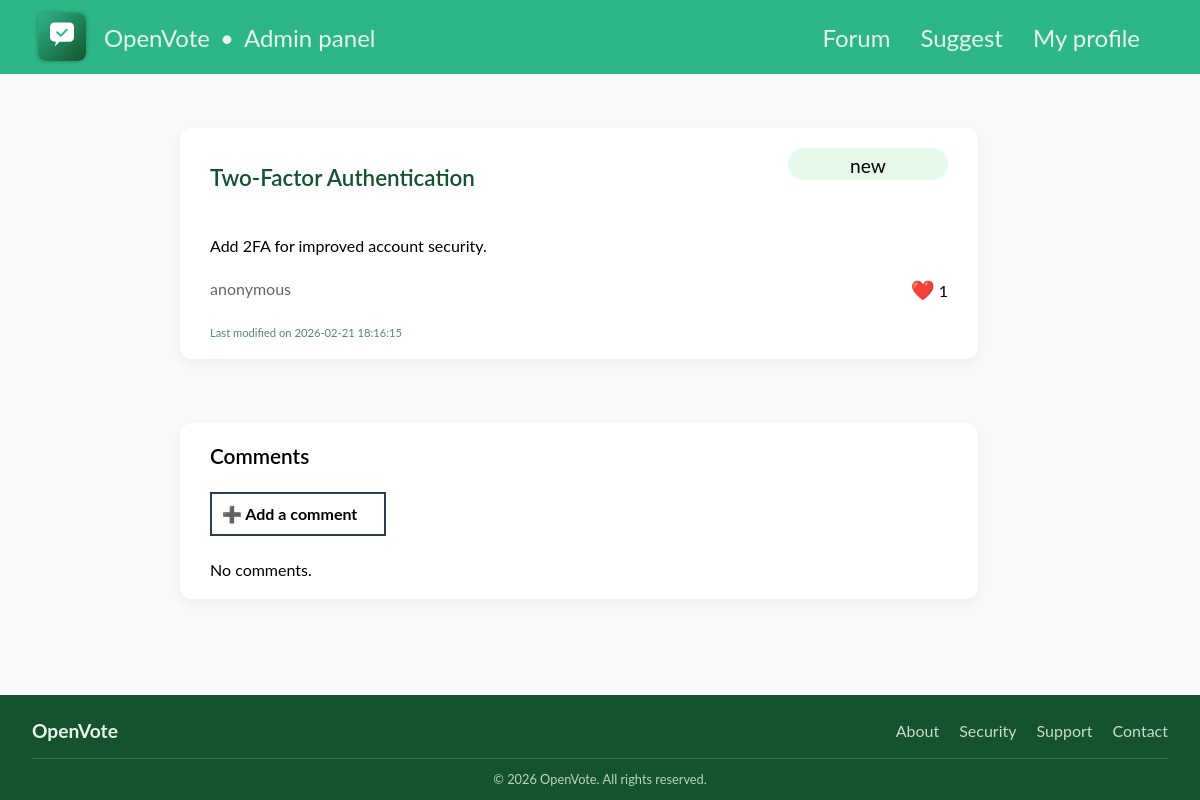
The page /index.php?route=suggestion&id=9 (signed in) on the database its author committed.
### tables this page shows
CREATE TABLE `suggestions` (
  `id` int(11) NOT NULL,
  `title` varchar(500) NOT NULL,
  `description` text NOT NULL,
  `created_at` timestamp NOT NULL DEFAULT current_timestamp(),
  `updated_at` timestamp NULL DEFAULT current_timestamp() ON UPDATE current_timestamp(),
  `status` enum('new','approved','in_progress','completed','rejected') NOT NULL
);

### src/Controllers/AbstractController.php (called while the page is built, shortened)
<?php
class AbstractController{
    public function render($view, $params){
        extract($params);
        require __DIR__ . '/../../views/frontend/pages/' . $view . '.view.php';
        require __DIR__ . '/../../views/frontend/layouts/main.view.php';
    }
}

### src/Controllers/SuggestionsController.php (called while the page is built, shortened)
<?php
class SuggestionsController extends AbstractController{
    public function showSuggestion(){
        $uId = @(int) ($_SESSION['userId'] ?? 0);
        $votedFor = $this->suggestionsRepository->getVotedFor($uId);
        $id = @(int) ($_GET['id']?? 1);
        $this->render('suggestion', [
            's' => $this->suggestionsRepository->getSuggestion($id),
            'comments' =>  $this->suggestionsRepository->getComments($id),
            'isLoggedIn' => $this->authService->isLoggedIn(),
            'votedFor' => $votedFor,
            'isAdmin' => $this->authService->isAdmin()
            ]);
    }
}

### src/Repository/SuggestionsRepository.php (called while the page is built, shortened)
<?php
class SuggestionsRepository{
    public function fromDBtoObjSuggestion(array $entry){
        return new Suggestion($entry['id'], $entry['title'],
        $entry['description'], $entry['created_at'], $entry['updated_at'], $entry['status'], ($entry['vote_count'] ?? 0), ($entry['author'] ?? 'anonymous'));
    }
    public function getSuggestion(int $id){
        $stmt = $this->pdo->prepare(
            'SELECT
                COUNT(v.id) AS vote_count,
                s.*,
                COALESCE(u.username, "anonymous") AS author
            FROM suggestions AS s
            LEFT JOIN votes AS v
                ON s.id = v.suggestion_id
            LEFT JOIN users_suggestions AS us
                ON s.id = us.suggestion_id
            LEFT JOIN users AS u
                ON u.id = us.user_id
            WHERE s.id = :id
            GROUP BY s.id');
        $stmt->bindValue(':id', $id, PDO::PARAM_INT);
        $stmt->execute();
        $stmt->setFetchMode(PDO::FETCH_ASSOC);
        $entrie = $stmt->fetch();
        return $this->fromDBtoObjSuggestion($entrie);
    }
    public function getVotedFor(int $userId) : array{
        $stmt = $this->pdo->prepare(
        'SELECT `suggestion_id` FROM `votes`
        WHERE `user_id` = :id');
        $stmt->bindValue(':id', $userId, PDO::PARAM_INT);
        $stmt->execute();
        $results = $stmt->fetchAll(PDO::FETCH_ASSOC);
        $votedFor = [];
        if(!empty($results)){
            foreach($results as $result){
                $votedFor[] = $result['suggestion_id'];
            }
        }
        return $votedFor;
    }
}

### inc/functions.inc.php (called while the page is built)
<?php
function e($value){
    return htmlspecialchars($value);
}

### views/frontend/pages/suggestion.view.php (the view, shortened to what this page needs)
<br/><br/>
<div class="container">
    <article class="most__suggestion">
                    <div class="most__suggestion__top">
                    <a href="#" class="most__suggestion__title"><?php echo e($s->title); ?></a>
                    <p class="most__suggestion__status"><?php echo e($s->status); ?></p>
                    </div>
                    <p class="most__suggestion__desription"><?php echo e($s->description); ?></p>
                    <div class="most__suggestion-bottom">
                        <?php if ($isLoggedIn): ?>
                            <form method="post" action="index.php?<?php echo http_build_query(['route' => 'suggestion', 'id' => $s->id]) ?>" name="new-vote">
                                <?php if(in_array($s->id, $votedFor)): ?>
                                    <button type="submit" name="vote" value="<?php echo e($s->id); ?>" class="new-vote__btn">❤️</button>
                                <?php else: ?>
                                    <button type="submit" name="vote" value="<?php echo e($s->id); ?>" class="new-vote__btn">🤍</button>
                                <?php endif;?>
                                <label for="vote" class="new-vote__label"><?php echo e($s->vote_count); ?></label>
                            </form>
                            <?php endif; ?>
                        <p class="most__suggestion__author"><?php echo e($s->author); ?></p>
                    </div>
                    <p class="most__suggestion__date">Last modified on <?php echo e($s->updated_at); ?></p>
    </article>
    <div class="suggestion__comments">
        <h2 class="suggestion__comments__title">Comments</h2>
        <?php if($isAdmin):?>
            <a href="index.php?<?php echo http_build_query(['route' => 'addComment', 'id' => $s->id]) ?>" class="admin__add-comment" >➕ Add a comment</a>
        <?php endif;?>
        <?php if(empty($comments)):?>
            <p>No comments.</p>
        <?php endif;?>
    </div>
</div>

### styles/custom.css (style rules this page uses)
body { font-family: "Lato", "Nunito", "Source Sans Pro", sans-serif; height: 100%; display: flex; flex-direction: column; width: 100%; }
.container { width: 70%; margin: 0 auto; margin-bottom: 5rem; display: flex; flex-flow: column nowrap; align-items: flex-start; gap: 2rem; justify-content: start; }
.most__suggestion { display: flex; flex-flow: column nowrap; gap: 1.5rem; background-color: white; box-shadow: 0 4px 12px rgba(0, 0, 0, 0.05); border-radius: 12px; margin: 1rem 0; padding: 20px 30px; width: 95%; }
.most__suggestion__title { margin: 1rem 0 0.5rem 0; text-decoration: none; color: #14532d; font-size: 1.4rem; font-weight: 600; height: 2.5rem; }
.most__suggestion__status { width: 10rem; background-color: #e4f9ea; font-size: 1.2rem; text-align: center; height: 2rem; padding: 0.4rem; border-radius: 1rem; }
.most__suggestion__desription { font-size: 1rem; }
.most__suggestion-bottom, .most__suggestion__top { display: flex; justify-content: space-between; }
.most__suggestion-bottom { flex-flow: row-reverse nowrap; }
.most__suggestion__author { justify-self: flex-end; opacity: 0.6; }
.most__suggestion__date { font-size: 0.7rem; color: #14532d; opacity: 0.7; }
.new-vote__btn { border: none; background-color: white; font-size: 1.2rem; }
.new-vote__label { font-size: 1rem; }
.suggestion__comments { display: flex; flex-flow: column nowrap; gap: 1.5rem; background-color: white; box-shadow: 0 4px 12px rgba(0, 0, 0, 0.05); border-radius: 12px; margin: 1rem 0; padding: 20px 30px; width: 95%; }
.suggestion__comments__title { font-size: 1.3rem; font-weight: 600; }
.admin__add-comment { text-decoration: none; color: black; font-size: 1rem; font-weight: bold; border: 2px solid #2c3e50; width: 11rem; padding: 10px; }

### rows shown on the page
suggestions: title "Two-Factor Authentication", status "new", description "Add 2FA for improved account security.", updated_at "2026-02-21 18:16:15"

### other values the page prints
$s->vote_count "1"
$s->author "anonymous"
